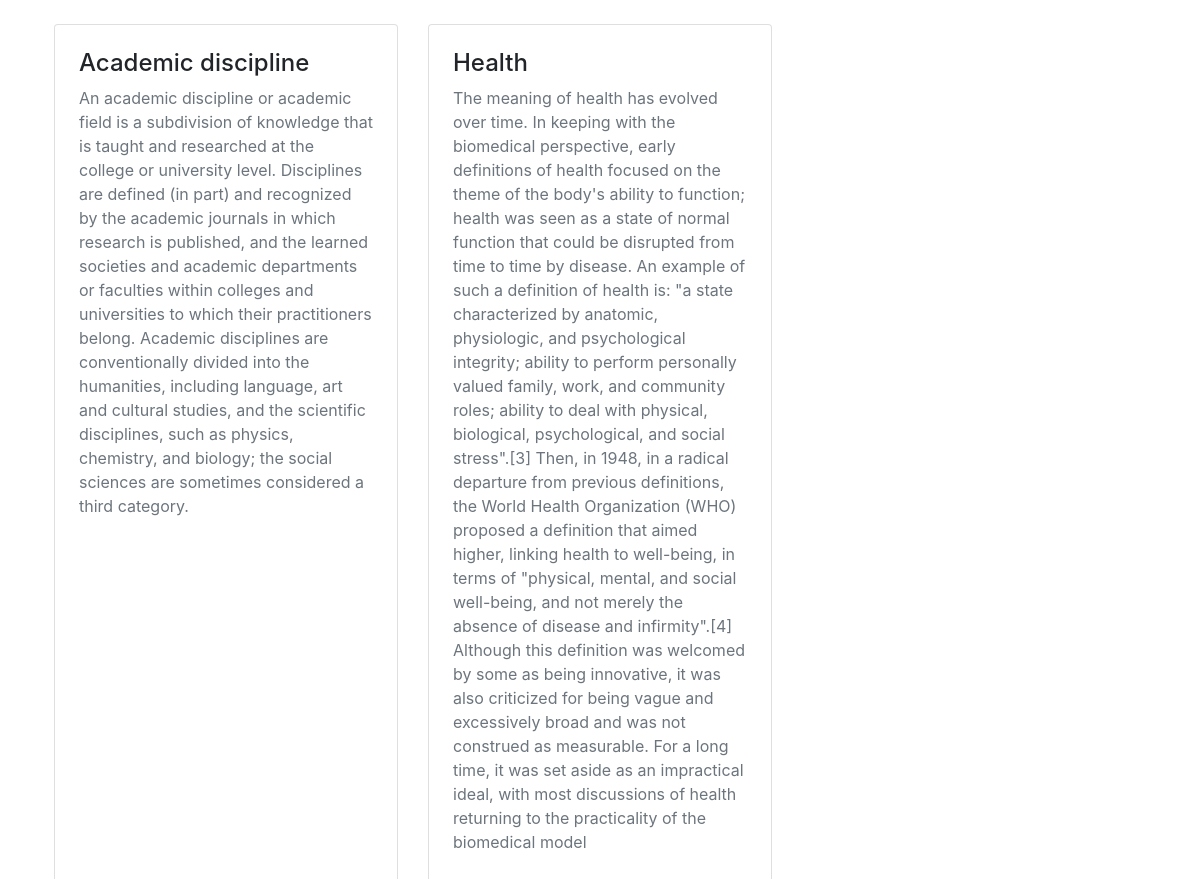
The page / on the database its author committed.
### UserWiki/models.py (models this page shows)
class WikiInformation(models.Model):
	topic = models.CharField(max_length=150)
	article = models.TextField(default="")

### UserWiki/views.py (the view)
# urls.py: path("", views.homepage, name="homepage"),
def homepage(request):
	topics = WikiInformation.objects.all() #queryset containing all books we just created
	return render(request=request, template_name="home.html", context={'topics':topics})

### UserWiki/templates/home.html
{% extends 'header.html' %}
  {% block content %}
   <div class="container p-4">
    <div class="row">
        {% for t in topics %}
        <div class="col-lg-4 col-md-6 col-sm-12 pb-4">
          <div class="card h-100 p-4">
            <h4>{{t.topic}}</h4>
            <p class="text-muted">{{t.article}}</p>
          </div>
        </div>
        {% endfor %}
    </div>
   </div>
  {% endblock %}

### UserWiki/templates/header.html (shortened to what this page needs)
<!DOCTYPE html>
<html>
  <head>
    <link rel="stylesheet" href="https://stackpath.bootstrapcdn.com/bootstrap/4.4.1/css/bootstrap.min.css">
  </head>
  <body>
    {% block content %}
    {% endblock %}
  </body>
</html>

### rows shown on the page
WikiInformation: topic "Academic discipline", article "An academic discipline or academic field is a subdivision of knowledge that is taught and researched at the college or university level. Disciplines are defined (in part) and recognized by the academic journals in which research is published, and the learned societies and academic departments or faculties within colleges and universities to which their practitioners belong. Academic disciplines are conventionally divided into the humanities, including language, art and cultural studies, and the scientific disciplines, such as physics, chemistry, and biology; the social sciences are sometimes considered a third category."
WikiInformation: topic "Health", article "The meaning of health has evolved over time. In keeping with the biomedical perspective, early definitions of health focused on the theme of the body's ability to function; health was seen as a state of normal function that could be disrupted from time to time by disease. An example of such a definition of health is: \"a state characterized by anatomic, physiologic, and psychological integrity; ability to perform personally valued family, work, and community roles; ability to deal with physical, biological, psychological, and social stress\".[3] Then, in 1948, in a radical departure from previous definitions, the World Health Organization (WHO) proposed a definition that aimed higher, linking…"
